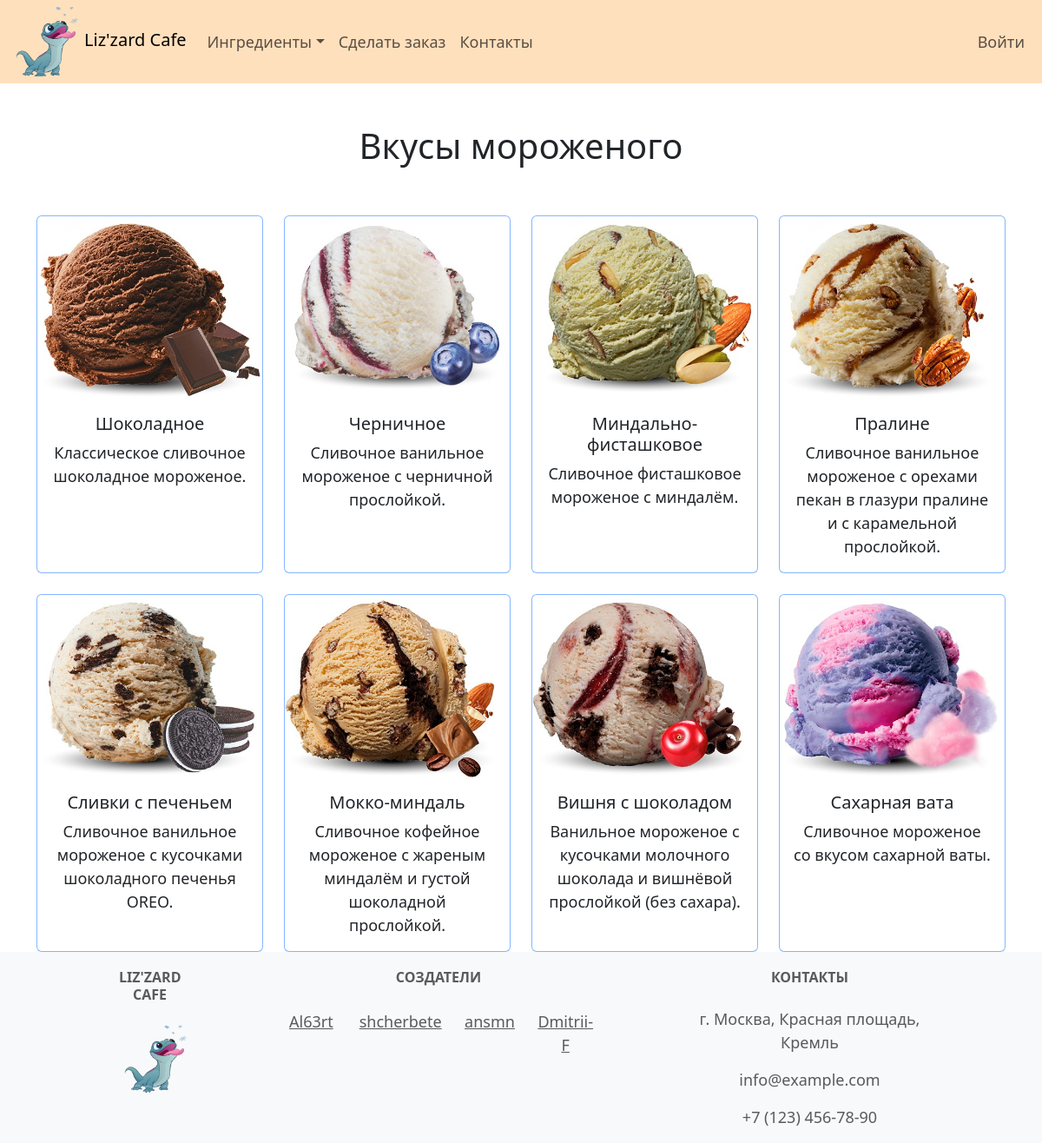
/ice_creams/, run on the app's committed database.
### icecream_bar/models.py (models this page shows, shortened)
class Flavor(models.Model):
    name = models.CharField(max_length=100)
    description = models.TextField()
    image = models.ImageField(upload_to='Flavor/', blank=True)
    price = models.PositiveIntegerField()

### icecream_bar/views.py (the view)
# urls.py: path('ice_creams/', views.IceCreamsListView.as_view(), name='ice_creams'),
class IceCreamsListView(ListView):
    model = Flavor
    template_name = 'icecream_bar/ice_creams_list.html'
    context_object_name = 'ice_creams_list'

### icecream_bar/templates/icecream_bar/ice_creams_list.html
{% extends 'base/base.html' %}
{% block content %}
    <div class="container text-center">
        <h1>
            <br>
            Вкусы мороженого
            <br>
            <br>
        </h1>
        <div class="row row-cols-1 row-cols-sm-2 row-cols-xl-4 g-4">
            {% for icecream in ice_creams_list %}
                <div class="col">
                    <div class="card border-primary border-opacity-50 h-100 pt-1">
                        <img src="{{ icecream.image.url }}" class="card-img-top">
                        <div class="card-body">
                            <h5 class="card-title">{{ icecream.name }}</h5>
                            <p class="card-text">{{ icecream.description }}</p>
                        </div>
                    </div>
                </div>
                {% empty %}
                <p>Нет мороженого(.</p>
            {% endfor %}
        </div>
    </div>
{% endblock %}

### icecream_bar/static/main.css (style rules this page uses)
* + * { font-size: 18px; }
.h-100 { height: 100%; }

### data on the page
Flavor: image (picture), name "Шоколадное", description "Классическое сливочное шоколадное мороженое."
Flavor: image (picture), name "Черничное", description "Сливочное ванильное мороженое с черничной прослойкой."
Flavor: image (picture), name "Миндально-фисташковое", description "Сливочное фисташковое мороженое с миндалём."
Flavor: image (picture), name "Пралине", description "Сливочное ванильное мороженое с орехами пекан в глазури пралине и c карамельной прослойкой."
Flavor: image (picture), name "Сливки с печеньем", description "Сливочное ванильное мороженое с кусочками шоколадного печенья OREO."
Flavor: image (picture), name "Мокко-миндаль", description "Сливочное кофейное мороженое с жареным миндалём и густой шоколадной прослойкой."
Flavor: image (picture), name "Вишня с шоколадом", description "Ванильное мороженое с кусочками молочного шоколада и вишнёвой прослойкой (без сахара)."
Flavor: image (picture), name "Сахарная вата", description "Сливочное мороженое со вкусом сахарной ваты."
